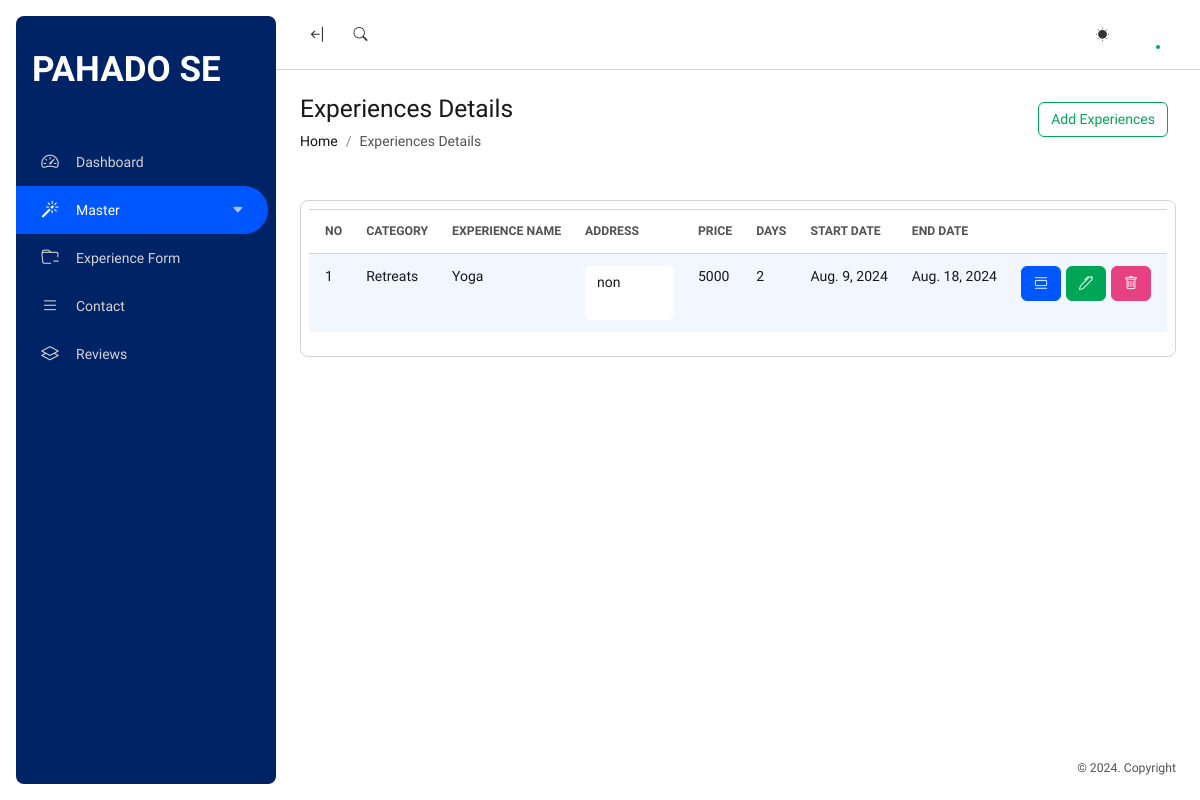
Page /AExperience (signed in) on the committed database.
### main/models.py (models this page shows, shortened)
class Experience(models.Model):
    EC_id=models.IntegerField(default=0,null=True, blank=True)
    Category = models.CharField(max_length=255,null=True, blank=True)
    Name=models.CharField(max_length=255,null=True, blank=True)
    Image = models.FileField(upload_to='Experience',null=True, blank=True)
    SmallDescription = models.CharField(max_length=255,null=True, blank=True)
    Description = models.CharField(max_length=255,null=True, blank=True)
    Address = models.CharField(max_length=255,null=True, blank=True)
    Price = models.CharField(max_length=255,null=True, blank=True)
    Days = models.CharField(max_length=255,null=True, blank=True)
    Date = models.DateField(null=True, blank=True)
    EndDate = models.DateField(null=True, blank=True)
    EIm_id = models.IntegerField(default=0,null=True, blank=True)
    EIn_id = models.IntegerField(default=0,null=True, blank=True)
    EF_id = models.IntegerField(default=0,null=True, blank=True)
    View = models.CharField(max_length=255,null=True, blank=True)

class ExperienceCategory(models.Model):
    Category = models.CharField(max_length=255,null=True, blank=True)
    Description = models.CharField(max_length=255,null=True, blank=True)
    Image = models.FileField(upload_to='ExperienceCategory',null=True, blank=True)

### main/views.py (the view)
# urls.py: path('AExperience',views.AExperience),
@permission_required('is_superuser',login_url='AdminLogin')
def AExperience(request):
    dt=Experience.objects.all()
    ec=ExperienceCategory.objects.all()
    data={'dt':dt,'ec':ec}
    return render(request,'admin/experiences.html',data)

### main/templates/admin/experiences.html (shortened to what this page needs)
{% extends 'admin/main.html' %}
{% load static %}
{% block content %}
<div class="toolbar p-4 bg-body">
    <div class="position-relative container-fluid px-0">
        <div class="row align-items-center position-relative">
            <div class="col-md-5 col-9 mb-4 mb-lg-0">
                <h3 class="mb-2">Experiences Details</h3>
                <nav aria-label="breadcrumb">
                    <ol class="breadcrumb mb-0">
                        <li class="breadcrumb-item"><a href="/">Home</a></li>
                        <li class="breadcrumb-item active">Experiences Details</li>
                    </ol>
                </nav>
            </div>
            <div class="col-md-7 col-3 text-md-end">
                <div class="d-flex justify-content-md-end align-items-center">
                    <a type="button" href="/AddExperiences" class="btn btn-outline-success mb-2 me-2" >Add Experiences</a>
                </div>
            </div>
        </div>
    </div>
</div>
<div class="content p-4 d-flex flex-column-fluid">
    <div class="container-fluid px-0">
        <div class="row">
            <div class="col-12">
                <div class="card" id=''>
                    <div class="table-responsive p-2">
                        <table id="exampletab" class="table mt-0 table-striped table-card table-nowrap display nowrap" style="width:100%">
                            <thead class="text-uppercase small text-muted">
                                <tr>
                                    <th>No</th>
                                    <th>Category</th>
                                    <th>Experience Name</th>
                                    <th>Address</th>
                                    <th>Price</th>
                                    <th>Days</th>
                                    <th>Start Date</th>
                                    <th>End Date</th>
                                    <th></th>
                                </tr>
                            </thead>
                            <tbody>
                                {% for i in dt %}
                                <tr>
                                    <td>{{forloop.counter}}</td>
                                    <td>{% for j in ec %}{% if i.EC_id == j.id %}{{j.Category}}{% endif %}{% endfor %}</td>
                                    <td>{{i.Name}}</td>
                                    <td><textarea class="form-control" style="border: none !important;;" readonly>{{i.Address}}</textarea></td>
                                    <td>{{i.Price}}</td>
                                    <td>{{i.Days}}</td>
                                    <td>{{i.Date}}</td>
                                    <td>{{i.EndDate}}</td>
                                    <td><a class="btn btn-primary mr-3" href="/ExperiencesView/{{i.id}}"><i class="bi bi-view-list"></i></a><a class="btn btn-success mr-3" style="margin-left: 5px;" href="/ExperiencesEdit/{{i.id}}"><i class="bi bi-pen"></i></a><a href="ExperiencesDelete/{{i.id}}" style="margin-left: 5px;" class="btn btn-danger"><i class="bi bi-trash"></i></a></td>
                                </tr>
                                {% endfor %}
                            </tbody>
                        </table>
                    </div>
                </div>
            </div>
        </div>
    </div>
</div>
{% endblock content %}

### main/templates/admin/main.html (shortened to what this page needs)
{% load static %}
<!DOCTYPE html>
<html lang="en">
<head>
  <link rel="stylesheet" href="https://cdn.jsdelivr.net/npm/bootstrap-icons@1.10.3/font/bootstrap-icons.css">
  <link rel="stylesheet" href="https://cdn.datatables.net/1.11.0/css/dataTables.bootstrap5.min.css">
  <link rel="stylesheet" href="{% static 'assets2/vendor/css/simplebar.min.css' %}">
  <link rel="stylesheet" href="{% static 'assets2/vendor/css/choices.min.css' %}">
  <link rel="stylesheet" href="{% static 'assets2/vendor/css/daterangepicker.css' %}">
  <link rel="stylesheet" href="{% static 'assets2/css/style.min.css' %}" id="switchThemeStyle">
  <link rel="stylesheet" href="https://cdn.datatables.net/2.0.2/css/dataTables.dataTables.css">
  <link rel="stylesheet" href="https://cdn.datatables.net/buttons/3.0.1/css/buttons.dataTables.css">
  <link rel="stylesheet" href="https://cdn.datatables.net/responsive/3.0.0/css/responsive.dataTables.css">
</head>
<body>
  <div class="d-flex flex-column flex-root">
    <div class="page d-flex flex-row flex-column-fluid">
      <aside class="page-sidebar">
        <div class="h-100 flex-column d-flex" data-simplebar>
          <div class="aside-logo p-3 position-relative mt-1 row justify-content-center">
            <a href="/Admin" class="d-block pe-2 col-12">
              <div class="d-flex align-items-center flex-no-wrap text-truncate">
                <span class="sidebar-text">
                  <p class="sidebar-text text-truncate fs-4 text-uppercase fw-bolder mt-2" style="margin-right: 30px; font-size: 35px !important;">Pahado Se</p>
                </span>
              </div>
            </a>
          </div>
          <div class="aside-menu pe-2 my-auto flex-column-fluid mt-4" >
            <nav class="flex-grow-1 h-100" id="page-navbar">
              <ul class="nav flex-column collapse-group collapse d-flex pt-4">
                <li class="nav-item">
                  <a href="/Admin" class="nav-link d-flex align-items-center text-truncate" data-tabname="Dashboard">
                    <span class="sidebar-icon">
                      <i class="bi bi-speedometer2 fs-5"></i>
                    </span>
                    <span class="sidebar-text">Dashboard</span>
                  </a>
                </li>
                <li class="nav-item ">
                  <a href="#Master" data-bs-toggle="collapse" data-tabname="Master"
                    class="nav-link d-flex align-items-center text-truncate" aria-expanded="false">
                    <span class="sidebar-icon">
                      <i class="bi bi-magic fs-5"></i>
                    </span>
                    <span class="sidebar-text">Master</span>
                  </a>
                </li>
                <li class="nav-item">
                  <a href="/ExperienceFormlist" class="nav-link d-flex align-items-center text-truncate" data-tabname="ExperienceFormlist">
                    <span class="sidebar-icon">
                      <i class="bi bi-folder-minus fs-5"></i>
                    </span>
                    <span class="sidebar-text">Experience Form</span>
                  </a>
                </li>
                <li class="nav-item">
                  <a href="/ContactList" class="nav-link d-flex align-items-center text-truncate" data-tabname="ContactList">
                    <span class="sidebar-icon">
                      <i class="bi bi-list fs-5"></i>
                    </span>
                    <span class="sidebar-text">Contact</span>
                  </a>
                </li>
                <li class="nav-item">
                  <a href="/Reviews" class="nav-link d-flex align-items-center text-truncate" data-tabname="Reviews">
                    <span class="sidebar-icon">
                      <i class="bi bi-layers fs-5"></i>
                    </span>
                    <span class="sidebar-text">Reviews</span>
                  </a>
                </li>
              </ul>
            </nav>
          </div>
        </div>
      </aside>
      <main class="page-content d-flex flex-column flex-row-fluid">
        <header class="navbar py-0 page-header border-bottom navbar-expand navbar-light px-4">
          <ul class="navbar-nav d-flex align-items-center h-100">
            <li class="nav-item d-none d-lg-flex flex-column h-100 me-lg-2 align-items-center justify-content-center">
              <a href="javascript:void(0)"
                class="sidebar-trigger nav-link rounded-3 size-35 d-flex align-items-center justify-content-center p-0">
                <i class="bi bi-arrow-bar-left fs-5"></i></a>
            </li>
            <li class="nav-item d-flex flex-column me-lg-2 h-100 justify-content-center dropdown">
              <a href="javascript:void(0)" data-bs-toggle="dropdown"
                class="d-flex align-items-center justify-content-center nav-link size-35 p-0 rounded-3"
                data-bs-auto-close="outside" aria-expanded="false">
                <i class="bi bi-search"></i>
              </a>
            </li>
          </ul>
          <ul class="navbar-nav ms-auto d-flex align-items-center h-100">
            <li class="nav-item dropdown d-flex align-items-center justify-content-center flex-column h-100 me-2">
              <button
                class="bg-transparent border-0 nav-link p-0 size-35 fs-5 d-flex align-items-center justify-content-center"
                id="bd-theme" type="button" aria-expanded="false" data-bs-toggle="dropdown" data-bs-display="static">
                <span class="bi my-1 theme-icon-active">
                  <i class="bi bi-sun"></i>
                </span>
              </button>
            </li>
            <li class="nav-item dropdown d-flex align-items-center justify-content-center flex-column h-100">
              <a href="#"
                class="nav-link rounded-pill p-1 lh-1 pe-1 pe-md-2 d-flex align-items-center justify-content-center"
                aria-expanded="false" data-bs-toggle="dropdown" data-bs-auto-close="outside">
                <div class="d-flex align-items-center">
                  <div class="avatar-status status-online me-1 avatar sm">
                  </div>
                </div>
              </a>
            </li>
          </ul>
        </header>
        {% block content %}
        {% endblock content %}
        <footer class="pb-4">
          <div class="container-fluid px-4">
            <span class="d-block lh-sm small text-muted text-end">&copy;
              . Copyright <br>
            </span>
          </div>
        </footer>
      </main>
    </div>
  </div>
</body>
</html>

### rows in the picture
Experience: Name "Yoga", Address "non", Price "5000", Days "2", Date "Aug. 9, 2024", EndDate "Aug. 18, 2024"
ExperienceCategory: Category "Retreats"
